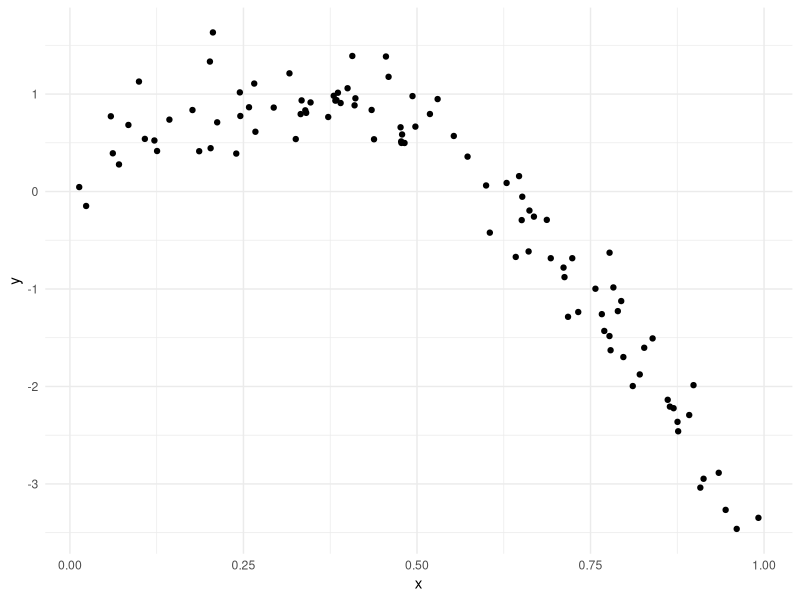
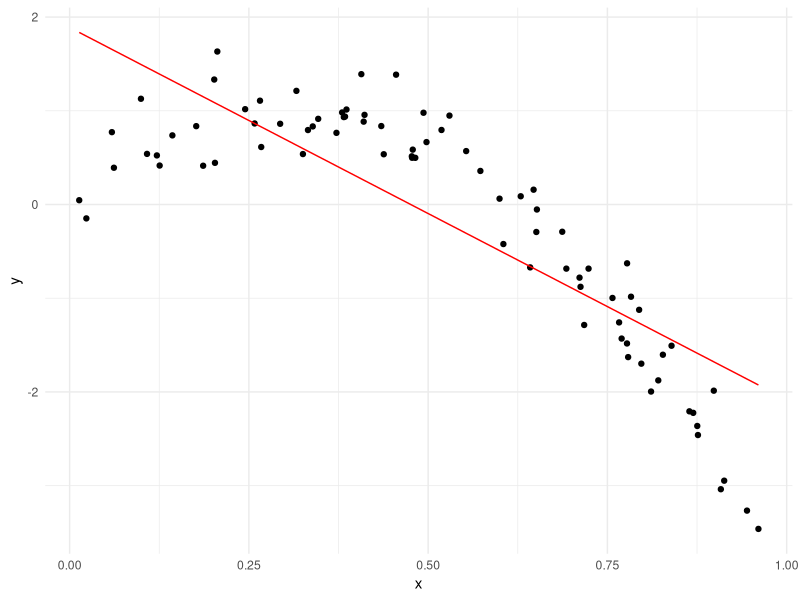
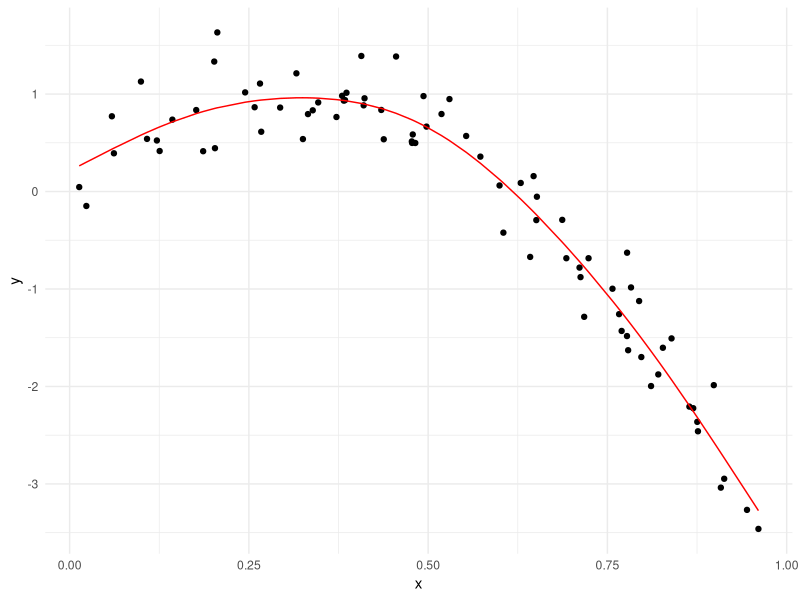
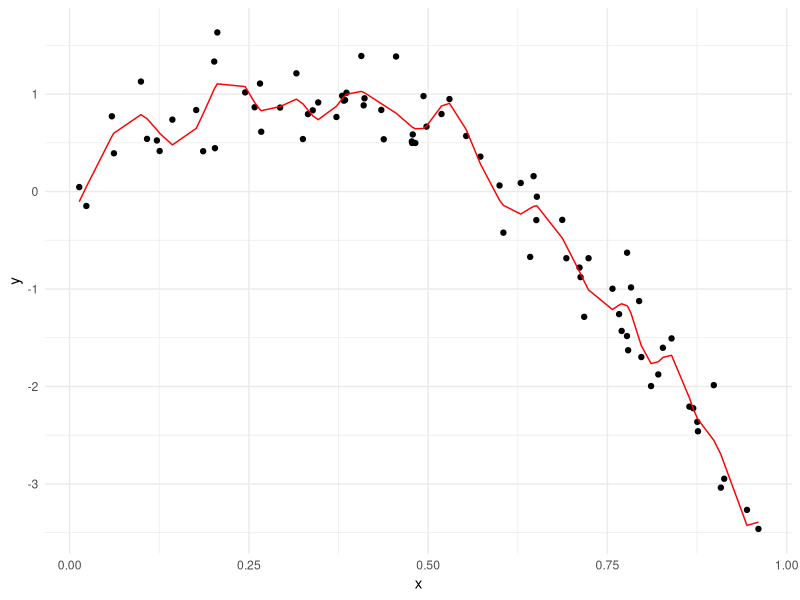
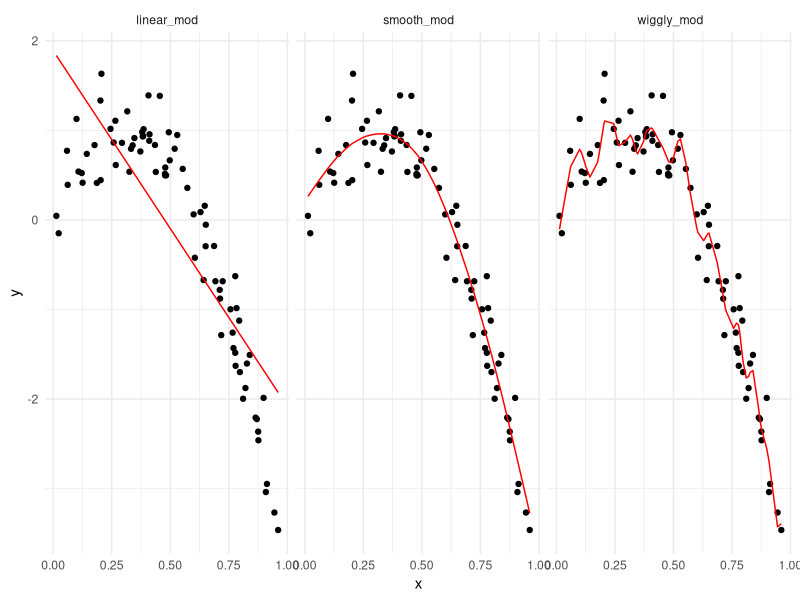

Write the R code that produced these figures, in order.
## ---- chunk 1

library(tidyverse)
library(modelr)
library(mgcv)

knitr::opts_chunk$set(
  fig.width = 6,
  fig.asp = .6,
  out.width = "90%"
)

theme_set(theme_minimal() + theme(legend.position = "bottom"))
options(
  ggplot2.continuous.colour = "viridis",
  ggplot2.continuous.fill = "viridis"
)

scale_colour_discrete = scale_color_viridis_d
scale_fill_discrete = scale_fill_viridis_d

set.seed(1)
## ---- chunk 2
nonlin_df = 
  tibble(
    id = 1:100,
    x = runif(100, 0, 1),
    y = 1 - 10 * (x - .3) ^ 2 + rnorm(100, 0, .3)
  )
## ---- chunk 3
nonlin_df %>%
  ggplot(aes(x = x, y = y)) +
  geom_point()
## ---- chunk 4
train_df = sample_n(nonlin_df, size = 80)
test_df = anti_join(nonlin_df, train_df, by = "id")

#training_df %>% arrange(id)
## ---- chunk 5
linear_mod = lm(y ~ x, data = train_df)
smooth_mod = gam(y ~ s(x), data = train_df)
wiggly_mod = gam(y ~ s(x, k = 30), sp = 10e-6, data = train_df)
## ---- chunk 6
train_df %>%
  add_predictions(linear_mod) %>%
  ggplot(aes(x = x, y = y)) +
  geom_point() +
  geom_line(aes(y = pred), color = "red")

train_df %>%
  add_predictions(smooth_mod) %>%
  ggplot(aes(x = x, y = y)) +
  geom_point() +
  geom_line(aes(y = pred), color = "red")

train_df %>%
  add_predictions(wiggly_mod) %>%
  ggplot(aes(x = x, y = y)) +
  geom_point() +
  geom_line(aes(y = pred), color = "red")
## ---- chunk 7
train_df %>%
  gather_predictions(linear_mod, smooth_mod, wiggly_mod) %>%
  ggplot(aes(x = x, y = y)) +
  geom_point() +
  geom_line(aes(y = pred), color = "red") +
  facet_grid(. ~ model)
## ---- chunk 8
rmse(linear_mod, test_df)
rmse(smooth_mod, test_df)
rmse(wiggly_mod, test_df)
